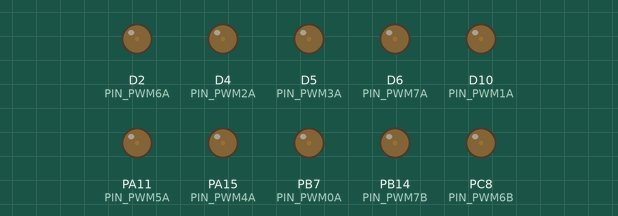
A program run on a simulated STM32 Nucleo. Parts: output pins drawn as LEDs (lit = HIGH). What the program prints to the serial monitor is not drawn.

Above: at 0.05 s.
At 0.65 s:
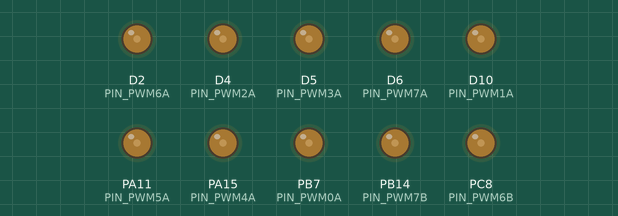
At 1.3 s:
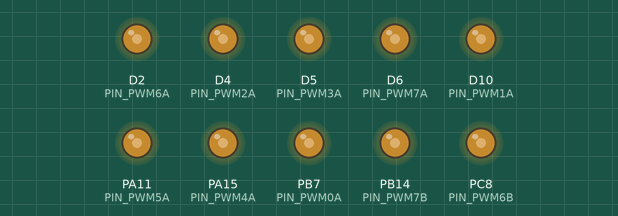
At 1.9 s:
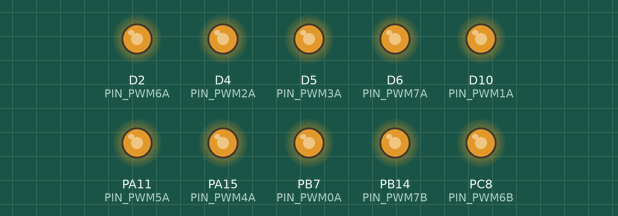
At 2.55 s:
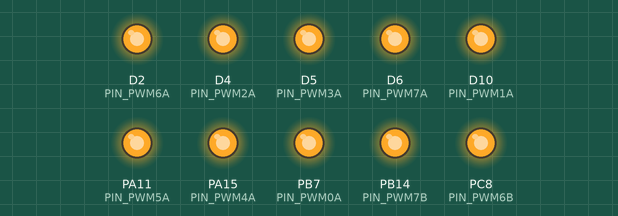
Timing chart, 0 to 5.9 s (numbered marks = the images above):
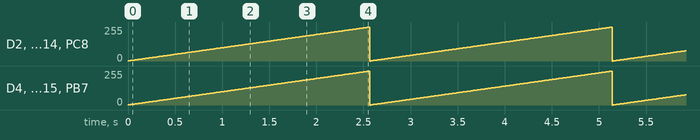

The program:

main.cpp
```cpp
#include <Arduino.h>
#define PIN_PWM0A PB7
#define PIN_PWM1A PB6
#define PIN_PWM2A PB5
#define PIN_PWM3A PB4
#define PIN_PWM4A PA15
#define PIN_PWM5A PA11
#define PIN_PWM6A PA10
#define PIN_PWM6B PC8
#define PIN_PWM7A PB10
#define PIN_PWM7B PB14

uint8_t pwmValue;

void setup()
{
  Serial.begin(115200);
  Serial.println("PWM Test");
  pinMode(PIN_PWM0A, OUTPUT);
  pinMode(PIN_PWM1A, OUTPUT);
  pinMode(PIN_PWM2A, OUTPUT);
  pinMode(PIN_PWM3A, OUTPUT);
  pinMode(PIN_PWM4A, OUTPUT);
  pinMode(PIN_PWM5A, OUTPUT);
  pinMode(PIN_PWM6A, OUTPUT);
  pinMode(PIN_PWM6B, OUTPUT);
  pinMode(PIN_PWM7A, OUTPUT);
  pinMode(PIN_PWM7B, OUTPUT);
  analogWriteFrequency(20000);

}

void loop()
{
  pwmValue++;
  if(pwmValue>=255) pwmValue=0;
  analogWrite(PIN_PWM0A,pwmValue);
  analogWrite(PIN_PWM1A,pwmValue);
  analogWrite(PIN_PWM2A,pwmValue);
  analogWrite(PIN_PWM3A,pwmValue);
  analogWrite(PIN_PWM4A,pwmValue);
  analogWrite(PIN_PWM5A,pwmValue);
  analogWrite(PIN_PWM6A,pwmValue);
  analogWrite(PIN_PWM6B,pwmValue);
  analogWrite(PIN_PWM7A,pwmValue);
  analogWrite(PIN_PWM7B,pwmValue);
  delay(10);
}
```

Measured:
- by itself, D2 (PIN_PWM6A), D4 (PIN_PWM2A), D5 (PIN_PWM3A), D6 (PIN_PWM7A), D10 (PIN_PWM1A), PA11 (PIN_PWM5A), PA15 (PIN_PWM4A), PB7 (PIN_PWM0A), PB14 (PIN_PWM7B), PC8 (PIN_PWM6B): ramps from 0/255 to 254/255 and jumps back, once every 2.6 s
